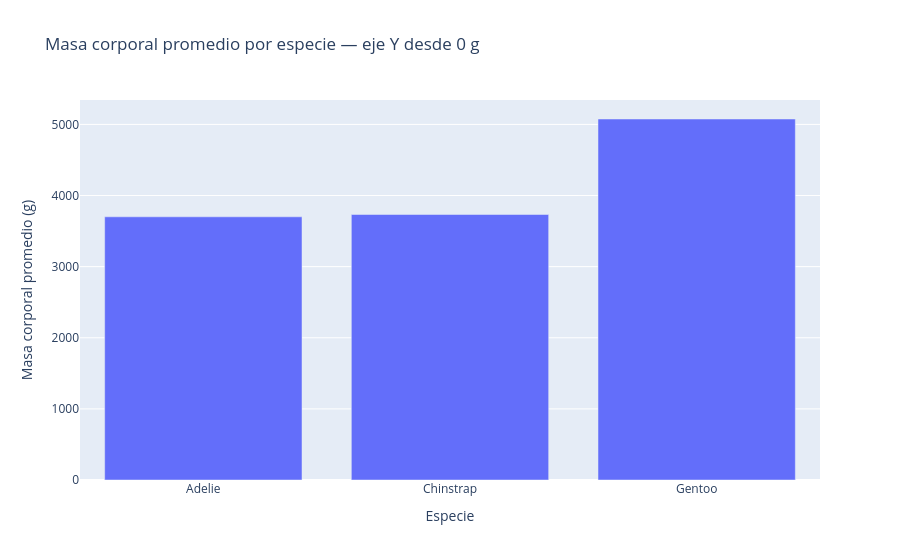
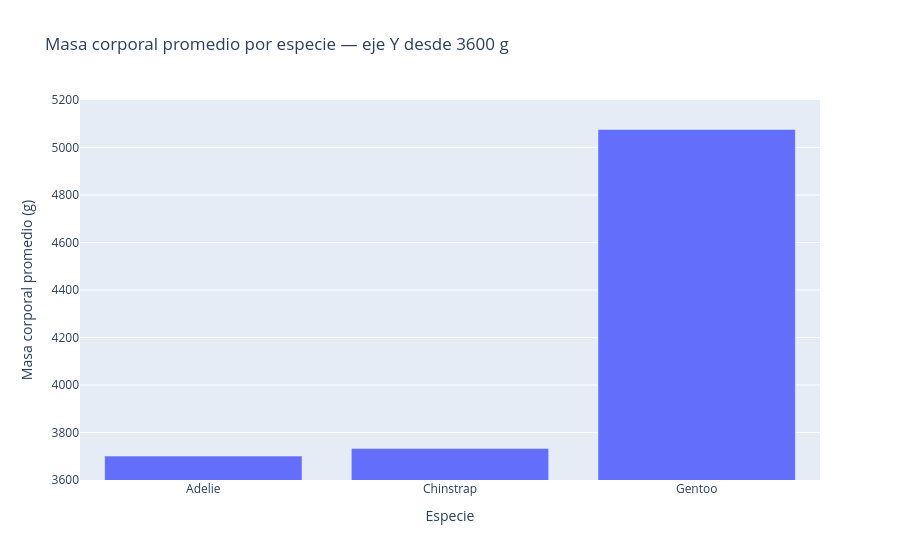

Notebook cell for these charts, in order:
### Markdown cell above
<!-- IMPORTANTE -->
<div style="padding:16px 20px; margin:16px 0; border-left:4px solid #8957e5; background:rgba(137,87,229,.12); color:inherit; border-radius:4px;">

  <strong style="display:block; margin-bottom:8px;">📌 Entregable 4 — La misma barra, dos ejes (0,2 puntos)</strong>
  Con <code>masa_por_especie</code>, construyan el mismo gráfico de barras dos veces:
  <ol>
    <li><code>fig_honesto</code>: tal cual sale de <code>px.bar</code>, sin tocar el eje.</li>
    <li><code>fig_exagerado</code>: idéntico, pero con el eje Y recortado para que arranque cerca de la barra más baja y termine cerca de la más alta.</li>
  </ol>
  Etiqueten el eje Y con su unidad y pónganle a cada figura un título que diga desde dónde parte su eje Y. Muestren las dos, una después de la otra, para poder compararlas de un vistazo.
</div>

### Code cell
fig_honesto = px.bar(
    masa_por_especie,
    x="species",
    y="body_mass_g",
    title="Masa corporal promedio por especie — eje Y desde 0 g",
    labels={
        "species": "Especie",
        "body_mass_g": "Masa corporal promedio (g)",
    },
)
fig_honesto.show()

fig_exagerado = px.bar(
    masa_por_especie,
    x="species",
    y="body_mass_g",
    title="Masa corporal promedio por especie — eje Y desde 3600 g",
    labels={
        "species": "Especie",
        "body_mass_g": "Masa corporal promedio (g)",
    },
)
fig_exagerado.update_yaxes(range=[3600, 5200])
fig_exagerado.show()

### Figure 1 — Plotly figure (JSON) as saved in the notebook; plotly's stock layout.template omitted (floating-point values rounded to 4 significant figures)
{"data": [{"hovertemplate": "Especie=%{x}<br>Masa corporal promedio (g)=%{y}<extra></extra>", "legendgroup": "", "marker": {"color": "#636efa", "pattern": {"shape": ""}}, "name": "", "orientation": "v", "showlegend": false, "textposition": "auto", "type": "bar", "x": ["Adelie", "Chinstrap", "Gentoo"], "xaxis": "x", "y": [3701.0, 3733.0, 5076.0], "yaxis": "y"}], "layout": {"barmode": "relative", "legend": {"tracegroupgap": 0}, "title": {"text": "Masa corporal promedio por especie — eje Y desde 0 g"}, "xaxis": {"anchor": "y", "domain": [0, 1], "title": {"text": "Especie"}}, "yaxis": {"anchor": "x", "domain": [0, 1], "title": {"text": "Masa corporal promedio (g)"}}}}

### Figure 2 — Plotly figure (JSON) as saved in the notebook; plotly's stock layout.template omitted (floating-point values rounded to 4 significant figures)
{"data": [{"hovertemplate": "Especie=%{x}<br>Masa corporal promedio (g)=%{y}<extra></extra>", "legendgroup": "", "marker": {"color": "#636efa", "pattern": {"shape": ""}}, "name": "", "orientation": "v", "showlegend": false, "textposition": "auto", "type": "bar", "x": ["Adelie", "Chinstrap", "Gentoo"], "xaxis": "x", "y": [3701.0, 3733.0, 5076.0], "yaxis": "y"}], "layout": {"barmode": "relative", "legend": {"tracegroupgap": 0}, "title": {"text": "Masa corporal promedio por especie — eje Y desde 3600 g"}, "xaxis": {"anchor": "y", "domain": [0, 1], "title": {"text": "Especie"}}, "yaxis": {"anchor": "x", "domain": [0, 1], "range": [3600, 5200], "title": {"text": "Masa corporal promedio (g)"}}}}
